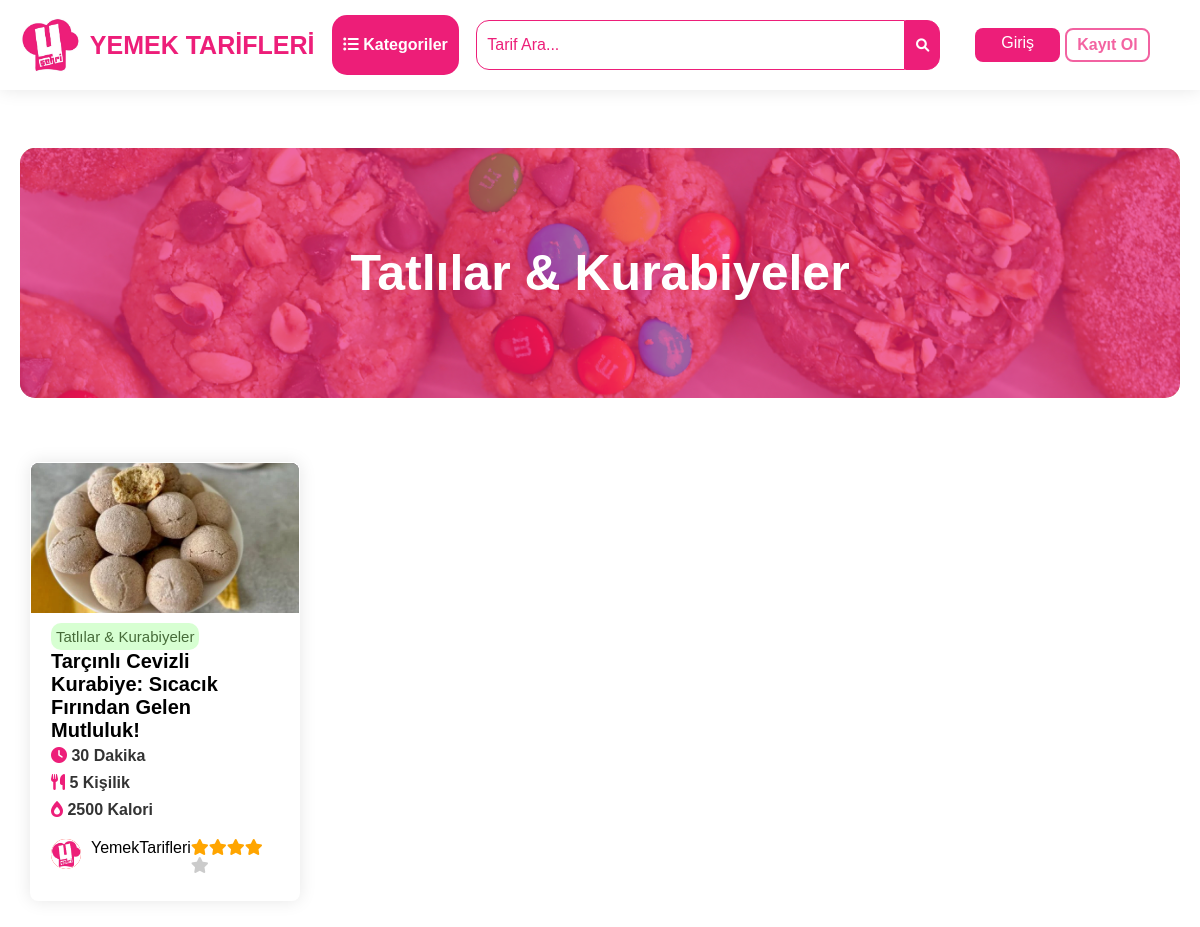
The app's page /kategori.php?kategori=tatlilar-ve-kurabiyeler with its own data.
### tables this page shows
CREATE TABLE `tema_ayarlari` (
  `id` int(11) NOT NULL,
  `logo` varchar(255) DEFAULT NULL,
  `site_adi` varchar(255) DEFAULT NULL,
  `slogan` varchar(255) DEFAULT NULL,
  `intro_gorsel` varchar(255) DEFAULT NULL
);

CREATE TABLE `kategoriler` (
  `kategori_id` int(11) NOT NULL,
  `kategori_ad` varchar(255) NOT NULL,
  `kategori_url` varchar(255) NOT NULL,
  `kategori_img` varchar(255) NOT NULL
);

CREATE TABLE `tarifler` (
  `tarif_id` int(11) NOT NULL,
  `kategori_ad` varchar(50) NOT NULL,
  `kategori_url` varchar(255) NOT NULL,
  `baslik` varchar(100) NOT NULL,
  `sure` varchar(255) DEFAULT NULL,
  `boyut` varchar(20) DEFAULT NULL,
  `kalori` varchar(255) DEFAULT NULL,
  `resim` varchar(255) DEFAULT NULL,
  `url` varchar(255) DEFAULT NULL,
  `icindekiler` text DEFAULT NULL,
  `hazirlanis` text DEFAULT NULL,
  `tarih` text NOT NULL,
  `goruntulenme` int(11) NOT NULL,
  `fav` int(11) NOT NULL
);

### tema_baglanti.php (called while the page is built, shortened)
<?php
include ("database.php");
$sql = "SELECT * FROM tema_ayarlari";
$result = $conn->query($sql);
if(mysqli_num_rows($result) > 0){
    $row = mysqli_fetch_assoc($result);
    $logo = $row['logo'];
    $site_adi = $row['site_adi'];
}
?>

### kategori.php (the view, shortened to what this page needs)
<?php
include("uye_baglantisi.php");
include("tema_baglanti.php");
?>
<!DOCTYPE html>
<html lang="en">
<head>
    <link rel="stylesheet" href="style.css">
    <link rel="stylesheet" href="https://pro.fontawesome.com/releases/v6.0.0-beta1/css/all.css" />
</head>
<body>
    <?php require("header.php"); ?>
    <div class="tarifler">
    <div class="kategoriler">
            <?php
                    $kategori_url = $_GET['kategori'];
                    $query = "SELECT * from kategoriler WHERE kategori_url='$kategori_url'";
                    $result = mysqli_query($conn,$query);
                    if(mysqli_num_rows($result)) {
                        $row = mysqli_fetch_assoc($result);
                            echo "<div class='img-div_3141'>";
                            echo "<span>";
                            echo $row['kategori_ad'];
                            echo "</span>";
                            echo "<img src='" . $row["kategori_img"] . "' alt=''>";
                            echo "</div>";
                    }
            ?>
    </div>
        <ul class="card-containerx">
            <?php
                $kategori_url = $_GET['kategori'];
                $sql = "SELECT * FROM tarifler WHERE kategori_url='$kategori_url'";
                $result = $conn->query($sql);
                if (mysqli_num_rows($result) > 0){
                    while($satir = mysqli_fetch_assoc($result)) {
                    echo "<li class='tarif-card'>";
                    echo "<div class='img-div'>";
                    echo "<img class='img-div' src='" . $satir["resim"] . "' alt=''>";
                    echo "</div>";
                    echo "<div class='tarif-content'>";
                    echo "<h2 class='tarif-kategori'>" . $satir["kategori_ad"] . "</h2>";
                    echo "<h1 class='tarif-baslik'><a href='" . $satir['url'] . "?tarif_id=" . $satir['tarif_id'] . "'>" . $satir["baslik"] . "</a></h1>";
                    echo "<h2 class='tarif-bilgi'><i class='fas fa-clock'></i> " . $satir["sure"] . "</h2>";
                    echo "<h2 class='tarif-bilgi'><i class='fas fa-utensils'></i> " . $satir["boyut"] . "</h2>";
                    echo "<h2 class='tarif-bilgi'><i class='fas fa-burn'></i> " . $satir["kalori"] . "</h2>";
                    echo "<div class='tarif-card_bottom'>";
                    echo "<div class='yazar'>";
                    echo "<img src='yemeksehri.jpeg' alt=''>";
                    echo "YemekTarifleri";
                    echo "<div class='degerlendirme'>";
                    echo "<span class='fa fa-star checked'></span>";
                    echo "<span class='fa fa-star checked'></span>";
                    echo "<span class='fa fa-star checked'></span>";
                    echo "<span class='fa fa-star checked'></span>";
                    echo "<span class='fa fa-star no-checked'></span>";
                    echo "</div>";
                    echo "</div>";
                    echo "</div>";
                    echo "</div>";
                    echo "</li>";
                    }
                }
            ?>
        </ul>
  </div>
</body>
</html>

### a-header.php (shortened to what this page needs)
<?php
require ("database.php");
include ("tema_baglanti.php");
?>
<!DOCTYPE html>
<html lang="en">
<head>
    <link rel="stylesheet" href="style.css">
	<link rel="stylesheet" href="https://pro.fontawesome.com/releases/v6.0.0-beta1/css/all.css" />
    <link rel="stylesheet" href="media.css"><title>Card Layout</title>
</head>
<body>
<header style="display: <?php echo $display; ?>">
        <div class="header_1">
              <div class="logo">
              <a href="./index.php">
              <img src="<?php echo $logo ?>" alt="">
              <span><?php echo $site_adi ?></span>
              </a>
            </div>
            <button class="h-kategoriler_btn " id="header-kategoriler"><i class="fas fa-list-ul"></i> Kategoriler</button>
            <div class="search-bar">
              <form action="search.php" method="get">
                  <input type="text" name="search" placeholder="Tarif Ara...">
                  <button type="submit"><i class="fas fa-search"></i></button>
              </form>
          </div>
            <div class="login-register">
              <a class="btn-lr login" href="giris.php">Giriş</a>
              <a class="btn-lr register" href="kayit-ol.php">Kayıt Ol</a>
            </div>
        </div>
</header>
</body>
</html>

### style.css (style rules this page uses)
body { font-family: 'Poppins', sans-serif; margin: 0; padding: 0; box-sizing: border-box; background-color: #ffffff; scroll-behavior: smooth; }
h1,h2,h3,h4,h5 { margin: 0; padding: 0; }
* { list-style-type: none; box-sizing: border-box; }
:root { --primary-color:#ed1e79; --detail-color: rgb(255, 87, 51); --gold-color: rgb(243, 156, 18); }
.tarifler { padding-top: 80px; }
.card-containerx { display: grid; grid-template-columns: repeat(4, 1fr); padding: 0px 20px; }
.tarif-card { flex-direction: column; margin: 10px; border-radius: 8px; background-color: #ffffff; border: 1px solid #d5d5d500; box-shadow: 0px 0px 17px 0px rgba(0,0,0,0.1); transition: 300ms; }
.tarif-card h2 { color: #333; }
.tarif-content { padding: 10px 20px; }
.img-div { max-height: 100%; -o-object-fit: cover; object-fit: cover; width: 100%; border-radius: 8px 8px 0px 0px; background-image: url(karas.png); background-position: center; background-repeat: no-repeat; height: 150px; }
.tarif-baslik { font-size: 20px; font-weight: 700; padding: 0; color: black; transition: 300ms; }
.tarif-baslik a { color: black; text-decoration-line: none; }
.tarif-kategori { display: inline-block; padding: 5px; font-size: 15px; font-weight: 400; border-radius: 10px; top: 80px; background-color: #ceffc7cc; color: #466b39 !important; }
.tarif-bilgi { font-size: 16px; font-weight: 600; line-height: 1.7; }
h2 .fas { color: var(--primary-color); }
.tarif-card_bottom { margin: 15px 0px; }
.degerlendirme { display: inline-block; margin-left: auto; }
.yazar { display: flex; font-weight: 500; }
.yazar img { height: 30px; background-color: red; border-radius: 50%; margin-right: 10px; }
.checked { color: orange; }
.no-checked { color: #33333341; }
header { background-color: white; display: flex; position: fixed; width: 100%; z-index: 1000; padding: 15px 20px; box-shadow: 0px 0px 17px 0px rgba(0,0,0,0.1); }
.logo a { display: flex; gap: 0.4em; font-size: 25px; font-weight: 700; color: #ed1e79; text-decoration: none; }
.logo img { height: 60px; }
.logo span { display: flex; align-content: center; flex-wrap: wrap; }
.login-register { display: flex; align-content: center; flex-wrap: wrap; margin-left: auto; gap: 0.3em; margin-right: 30px; }
.btn-lr { text-align: center; width: 85px; padding: 6px; border-radius: 8px; color: #ffffff; text-decoration: none; font-weight: 500; }
.login { background-color: var(--primary-color); }
.register { color: #ed1e78b1; border: 2px solid ; font-weight: 700; }
.h-kategoriler_btn { color: #fff; border: 1px solid #ed1e78b1; border-radius: 15px; padding: 10px; background-color: #ed1e78; font-size: 16px; font-weight: 700; margin-left: auto; }
.search-bar { display: flex; height: 50px; margin: auto; width: 40%; }
.search-bar input { border: 1px solid #ed1e79; padding: 10px; width: 100%; }
.search-bar button { border: 1px solid #ed1e79; padding: 10px; }
.search-bar input { font-size: 16px; color: #ed1e79; outline: none; border-radius: 13px 0px 0px 13px; }
.search-bar input::placeholder { font-size: 16px; color: var(--primary-color); }
.search-bar button { cursor: pointer; border-radius: 0px 13px 13px 0px; background-color: #ed1e79; color: #fff; }
.search-bar form { gap: 0; display: flex; width: 100%;; }
h2 i { color: var(--primary-color); font-weight: 700; }
.kategoriler { margin: 50px 20px; }
.img-div_3141 { max-width: 1500px; }
.img-div_3141 img { height: 250px; width: 100%; object-fit: cover; border-radius: 15px; }
.img-div_3141 span { height: 250px; width: calc(100% - 40px); position: absolute; text-align: center; display: grid; align-items: center; font-size: 50px; color: #fff; font-weight: 600; background-color: #ed1e78a9; border-radius: 15px; }

### a-header.php (style rules this page uses)
.header_1 { display:flex; }
.h-kategoriler_btn { transition: all 200ms; }
header { display:block !important; }

### records on screen
tema_ayarlari: logo (picture), site_adi "YEMEK TARİFLERİ"
kategoriler: kategori_ad "Tatlılar & Kurabiyeler", kategori_img (picture)
tarifler: resim (picture), kategori_ad "Tatlılar & Kurabiyeler", baslik "Tarçınlı Cevizli Kurabiye: Sıcacık Fırından Gelen Mutluluk!", sure "30 Dakika", boyut "5 Kişilik", kalori "2500 Kalori"
